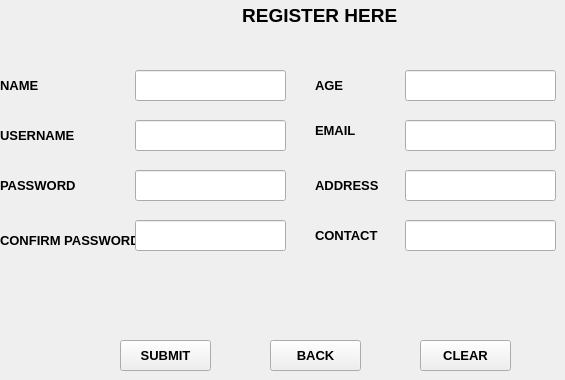
    <widget class="QWidget" name="RegPage">
     <widget class="QLabel" name="label_5">
      <property name="geometry">
       <rect>
        <x>0</x>
        <y>70</y>
        <width>101</width>
        <height>31</height>
       </rect>
      </property>
      <property name="font">
       <font>
        <pointsize>10</pointsize>
        <weight>75</weight>
        <bold>true</bold>
       </font>
      </property>
      <property name="text">
       <string>NAME</string>
      </property>
     </widget>
     <widget class="QLabel" name="label_6">
      <property name="geometry">
       <rect>
        <x>315</x>
        <y>70</y>
        <width>91</width>
        <height>31</height>
       </rect>
      </property>
      <property name="font">
       <font>
        <pointsize>10</pointsize>
        <weight>75</weight>
        <bold>true</bold>
       </font>
      </property>
      <property name="text">
       <string>AGE</string>
      </property>
     </widget>
     <widget class="QLabel" name="label_7">
      <property name="geometry">
       <rect>
        <x>0</x>
        <y>120</y>
        <width>91</width>
        <height>31</height>
       </rect>
      </property>
      <property name="font">
       <font>
        <pointsize>10</pointsize>
        <weight>75</weight>
        <bold>true</bold>
       </font>
      </property>
      <property name="text">
       <string>USERNAME</string>
      </property>
     </widget>
     <widget class="QLabel" name="label_8">
      <property name="geometry">
       <rect>
        <x>315</x>
        <y>120</y>
        <width>91</width>
        <height>21</height>
       </rect>
      </property>
      <property name="font">
       <font>
        <pointsize>10</pointsize>
        <weight>75</weight>
        <bold>true</bold>
       </font>
      </property>
      <property name="text">
       <string>EMAIL</string>
      </property>
     </widget>
     <widget class="QLabel" name="label_9">
      <property name="geometry">
       <rect>
        <x>0</x>
        <y>170</y>
        <width>101</width>
        <height>31</height>
       </rect>
      </property>
      <property name="font">
       <font>
        <pointsize>10</pointsize>
        <weight>75</weight>
        <bold>true</bold>
       </font>
      </property>
      <property name="text">
       <string>PASSWORD</string>
      </property>
     </widget>
     <widget class="QLabel" name="label_10">
      <property name="geometry">
       <rect>
        <x>315</x>
        <y>170</y>
        <width>91</width>
        <height>31</height>
       </rect>
      </property>
      <property name="font">
       <font>
        <pointsize>10</pointsize>
        <weight>75</weight>
        <bold>true</bold>
       </font>
      </property>
      <property name="text">
       <string>ADDRESS</string>
      </property>
     </widget>
     <widget class="QLabel" name="label_11">
      <property name="geometry">
       <rect>
        <x>0</x>
        <y>225</y>
        <width>136</width>
        <height>31</height>
       </rect>
      </property>
      <property name="font">
       <font>
        <pointsize>10</pointsize>
        <weight>75</weight>
        <bold>true</bold>
       </font>
      </property>
      <property name="text">
       <string>CONFIRM PASSWORD</string>
      </property>
     </widget>
     <widget class="QLabel" name="label_12">
      <property name="geometry">
       <rect>
        <x>315</x>
        <y>220</y>
        <width>91</width>
        <height>31</height>
       </rect>
      </property>
      <property name="font">
       <font>
        <pointsize>10</pointsize>
        <weight>75</weight>
        <bold>true</bold>
       </font>
      </property>
      <property name="text">
       <string>CONTACT</string>
      </property>
     </widget>
     <widget class="QLineEdit" name="reg_name">
      <property name="geometry">
       <rect>
        <x>135</x>
        <y>70</y>
        <width>151</width>
        <height>31</height>
       </rect>
      </property>
      <property name="font">
       <font>
        <pointsize>10</pointsize>
       </font>
      </property>
     </widget>
     <widget class="QLineEdit" name="reg_uname">
      <property name="geometry">
       <rect>
        <x>135</x>
        <y>120</y>
        <width>151</width>
        <height>31</height>
       </rect>
      </property>
      <property name="font">
       <font>
        <pointsize>10</pointsize>
       </font>
      </property>
     </widget>
     <widget class="QLineEdit" name="reg_pwd">
      <property name="geometry">
       <rect>
        <x>135</x>
        <y>170</y>
        <width>151</width>
        <height>31</height>
       </rect>
      </property>
      <property name="font">
       <font>
        <pointsize>10</pointsize>
       </font>
      </property>
     </widget>
     <widget class="QLineEdit" name="reg_confpwd">
      <property name="geometry">
       <rect>
        <x>135</x>
        <y>220</y>
        <width>151</width>
        <height>31</height>
       </rect>
      </property>
      <property name="font">
       <font>
        <pointsize>10</pointsize>
       </font>
      </property>
     </widget>
     <widget class="QLineEdit" name="reg_age">
      <property name="geometry">
       <rect>
        <x>405</x>
        <y>70</y>
        <width>151</width>
        <height>31</height>
       </rect>
      </property>
      <property name="font">
       <font>
        <pointsize>10</pointsize>
       </font>
      </property>
      <property name="text">
       <string/>
      </property>
     </widget>
     <widget class="QLineEdit" name="reg_email">
      <property name="geometry">
       <rect>
        <x>405</x>
        <y>120</y>
        <width>151</width>
        <height>31</height>
       </rect>
      </property>
      <property name="font">
       <font>
        <pointsize>10</pointsize>
       </font>
      </property>
     </widget>
     <widget class="QLineEdit" name="reg_addr">
      <property name="geometry">
       <rect>
        <x>405</x>
        <y>170</y>
        <width>151</width>
        <height>31</height>
       </rect>
      </property>
      <property name="font">
       <font>
        <pointsize>10</pointsize>
       </font>
      </property>
     </widget>
     <widget class="QLineEdit" name="reg_phno">
      <property name="geometry">
       <rect>
        <x>405</x>
        <y>220</y>
        <width>151</width>
        <height>31</height>
       </rect>
      </property>
      <property name="font">
       <font>
        <pointsize>10</pointsize>
       </font>
      </property>
     </widget>
     <widget class="QLabel" name="label_13">
      <property name="geometry">
       <rect>
        <x>200</x>
        <y>0</y>
        <width>261</width>
        <height>31</height>
       </rect>
      </property>
      <property name="font">
       <font>
        <pointsize>14</pointsize>
        <weight>75</weight>
        <bold>true</bold>
       </font>
      </property>
      <property name="autoFillBackground">
       <bool>true</bool>
      </property>
      <property name="frameShadow">
       <enum>QFrame::Plain</enum>
      </property>
      <property name="text">
       <string>        REGISTER HERE</string>
      </property>
     </widget>
     <widget class="QPushButton" name="submit">
      <property name="geometry">
       <rect>
        <x>120</x>
        <y>340</y>
        <width>91</width>
        <height>31</height>
       </rect>
      </property>
      <property name="font">
       <font>
        <pointsize>10</pointsize>
        <weight>75</weight>
        <bold>true</bold>
       </font>
      </property>
      <property name="text">
       <string>SUBMIT</string>
      </property>
     </widget>
     <widget class="QPushButton" name="back_reg">
      <property name="geometry">
       <rect>
        <x>270</x>
        <y>340</y>
        <width>91</width>
        <height>31</height>
       </rect>
      </property>
      <property name="font">
       <font>
        <pointsize>10</pointsize>
        <weight>75</weight>
        <bold>true</bold>
       </font>
      </property>
      <property name="text">
       <string>BACK</string>
      </property>
     </widget>
     <widget class="QPushButton" name="clear_reg">
      <property name="geometry">
       <rect>
        <x>420</x>
        <y>340</y>
        <width>91</width>
        <height>31</height>
       </rect>
      </property>
      <property name="font">
       <font>
        <pointsize>10</pointsize>
        <weight>75</weight>
        <bold>true</bold>
       </font>
      </property>
      <property name="text">
       <string>CLEAR</string>
      </property>
     </widget>
    </widget>
